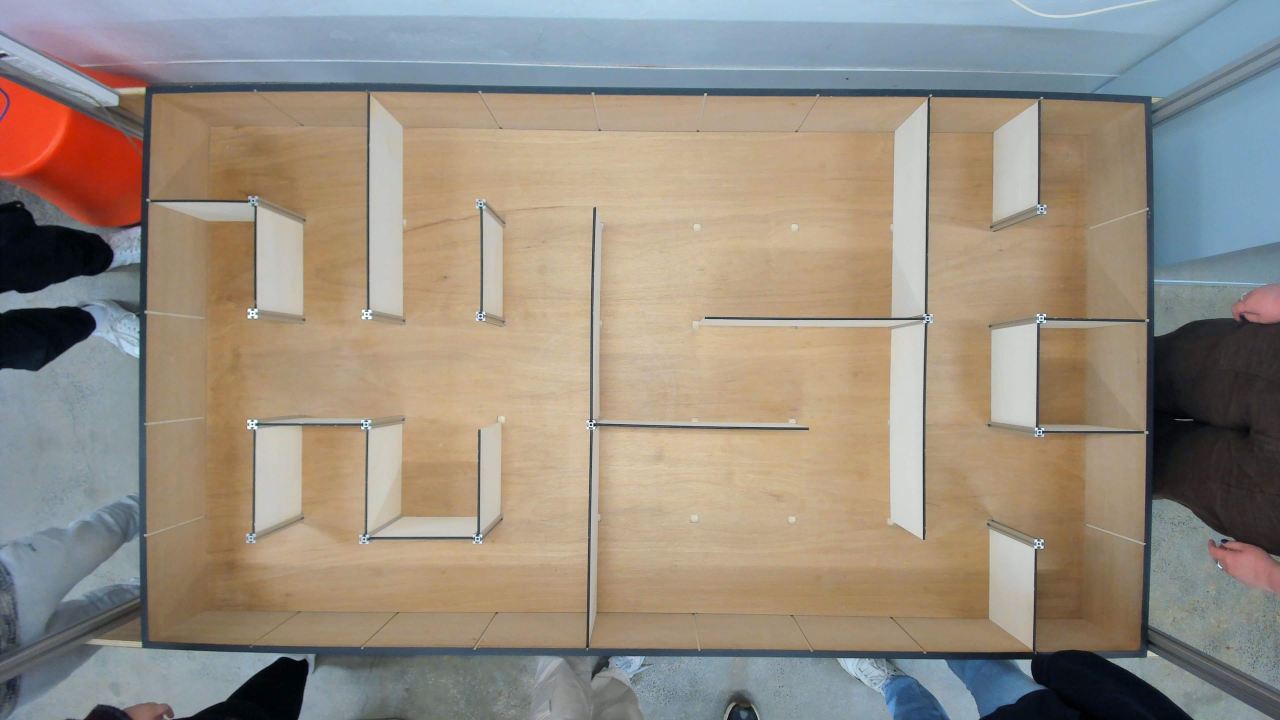
#> input picture comp_vision/maze_1.JPG, 3840 x 2160 px (shown at 1/3 size)
$ jupyter execute --allow-errors lab06.ipynb
#> lines starting #> are read from the running program, lines starting #| are printed output that depends on the picture; after the words box and inside, x2 and y2 are one past the last pixel; in counts of white or black regions, pixels touching at a corner belong together
### Parameters

Global variables go here:

[cell 1]
import cv2
import numpy as np
import random
import math
from matplotlib import pyplot as plt

image_file = "maze_1.JPG"

[cell 2]
# read in the image
image = cv2.imread(image_file)
#> image is the input picture: shape (2160, 3840, 3); mean B, G, R 129.4, 141.8, 151.4
# plt.imshow(image)
# plt.show()

# Image transform to square it up
# [x,y]
top_left = [430, 250]
top_right = [3460, 280]
bottom_left = [420, 1950]
bottom_right = [3460, 1970]

og_corners = np.float32([top_left, top_right, bottom_left, bottom_right])

new_top_left = [0, 0]
new_top_right = [3000, 0]
new_bottom_left = [0, 1800]
new_bottom_right = [3000, 1800]
new_corners = np.float32([new_top_left, new_top_right, new_bottom_left, new_bottom_right])

rotation_matrix = cv2.getPerspectiveTransform(og_corners, new_corners)

# Apply the perspective transform
squared_image = cv2.warpPerspective(image, rotation_matrix, (3000, 1800))
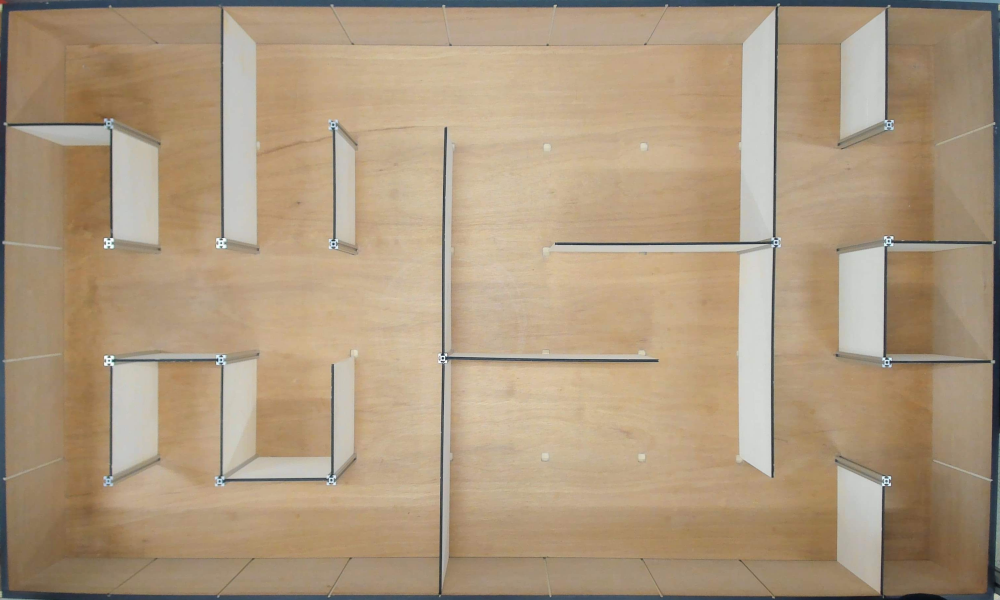
#> squared_image: shape (1800, 3000, 3) (shown at 1/3 size); mean B, G, R 126.3, 152.7, 173.5

fig, (ax1, ax2) = plt.subplots(figsize = (9,5), ncols = 2)
ax1.imshow(image, cmap = 'gray'), ax1.set_title("Original")
ax2.imshow(squared_image, cmap = 'gray'), ax2.set_title("Perspective transformed")
plt.show()
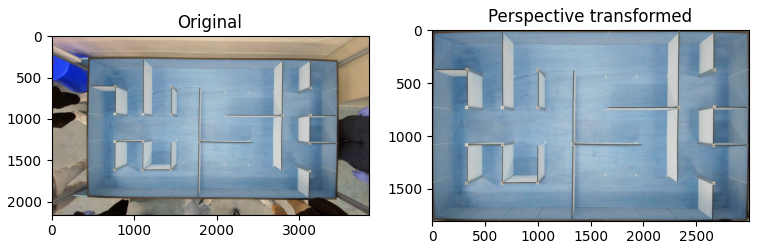
#> figure drawn by matplotlib, 2 panels; B, G, R data is drawn as R, G, B

# cv2.imwrite('squared_image.jpg', squared_image)

#### Image Manipulation
This section is for getting the image in a format where the path planning can commence.

[cell 3]
# [7 lines of commented-out code are left out]

low_H = 0 #/179
high_H = 98 #/179
low_S = 38 #/255
high_S = 180 #/255
low_V = 84 #/255
high_V = 255 #/255

#convert source image to HSV color mode
hsv_image = cv2.cvtColor(squared_image, cv2.COLOR_BGR2HSV)
#> hsv_image: shape (1800, 3000, 3); mean H, S, V 22.1, 73.2, 174.5

#define the range for HSV values
hsv_low = np.array([low_H, low_S, low_V], np.uint8)
hsv_high = np.array([high_H, high_S, high_V], np.uint8)

#create mask for the specified HSV range
hsv_mask = cv2.inRange(hsv_image, hsv_low, hsv_high)
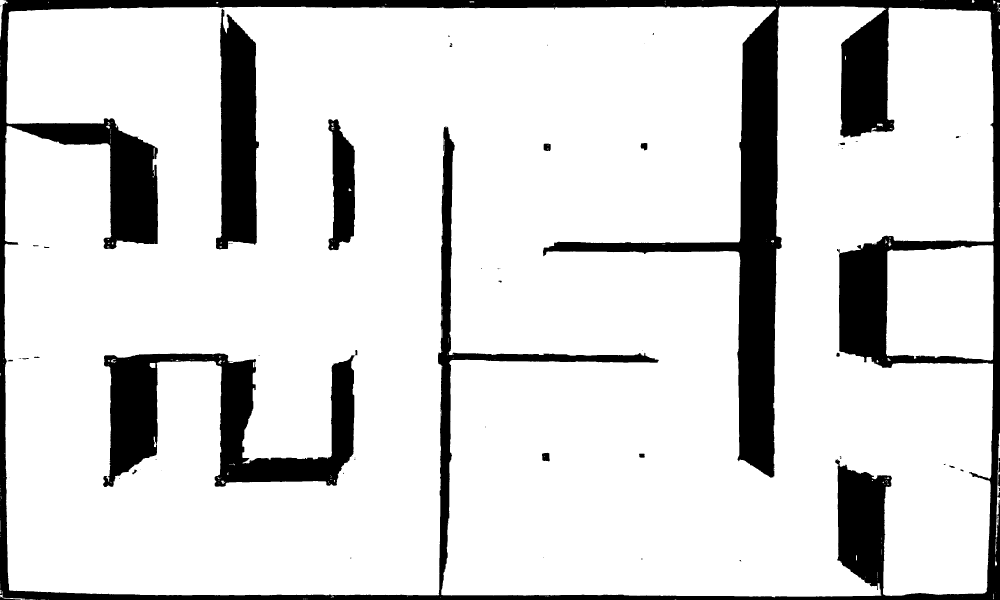
#> hsv_mask: shape (1800, 3000) (shown at 1/3 size); 84.7% white; 121 black regions (92 under 20 px), largest, box (x1, y1, x2, y2) and area: (0, 0, 3000, 1800) 608675, (309, 1060, 1064, 1461) 123353, (648, 26, 777, 748) 68606

# masking HSV value selected color becomes black
maze_mask = cv2.cvtColor(hsv_mask, cv2.COLOR_GRAY2BGR)

# Homography
# closing_kernel = np.ones((5,5), np.uint8)
# closed_image = cv2.morphologyEx(maze_mask, cv2.MORPH_CLOSE, closing_kernel)

dilation= np.ones((4,4), np.uint8) # kernel size 3
closed_image = cv2.dilate(maze_mask, dilation, iterations = 2)
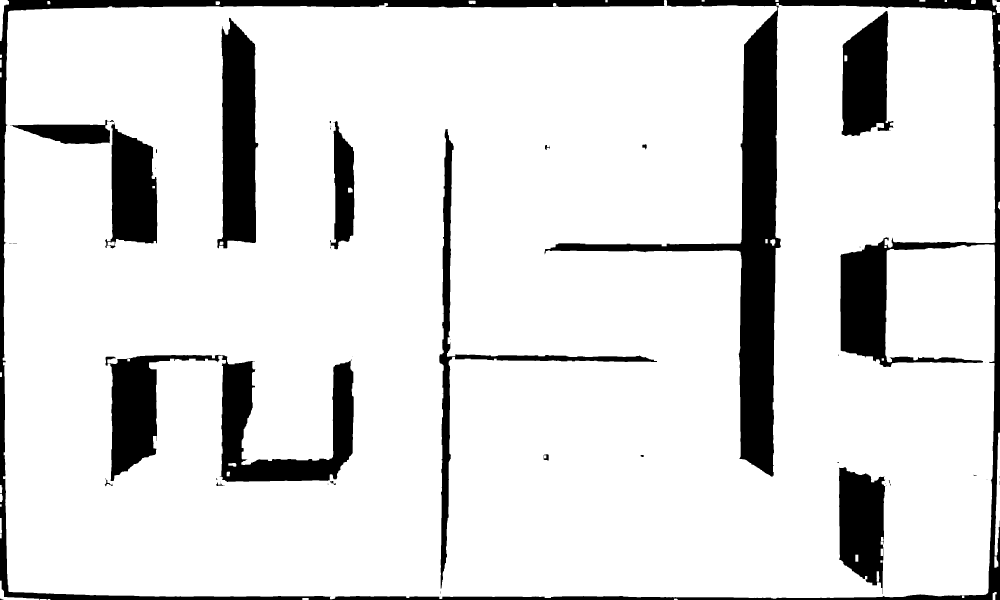
#> closed_image: shape (1800, 3000, 3) (shown at 1/3 size); 86.9% white; 51 black regions (31 under 20 px), largest, box (x1, y1, x2, y2) and area: (0, 0, 3000, 1800) 347263, (316, 1064, 1061, 1446) 107056, (652, 53, 775, 745) 62550

erosion = np.ones((2,2), np.uint8) # kernel size 3
closed_image = cv2.erode(closed_image, erosion, iterations = 2)
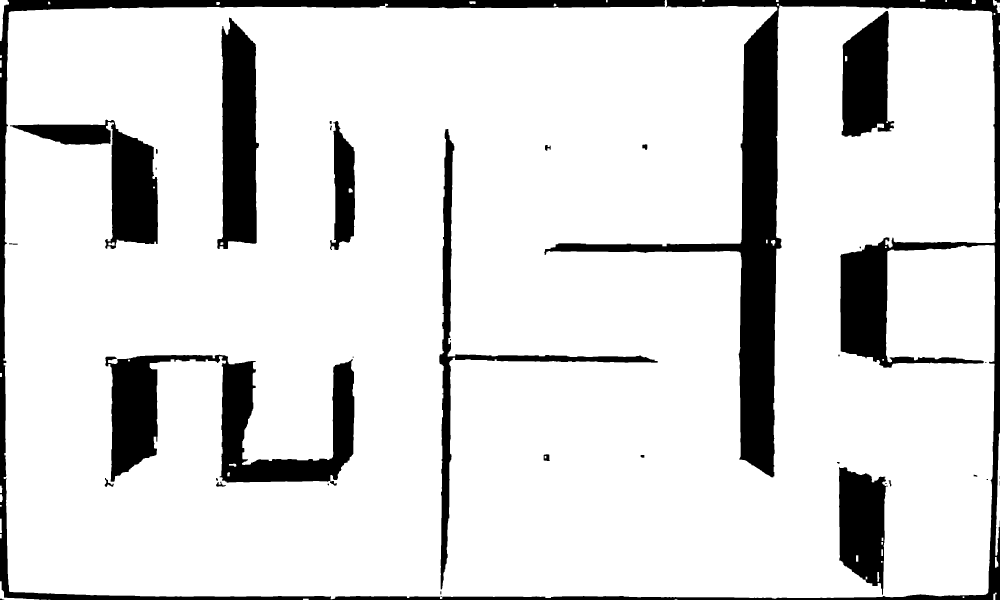
#> closed_image: shape (1800, 3000, 3) (shown at 1/3 size); 86.2% white; 42 black regions (14 under 20 px), largest, box (x1, y1, x2, y2) and area: (0, 0, 3000, 1800) 366516, (316, 1064, 1063, 1448) 111586, (652, 53, 777, 747) 64394

fig, (ax1, ax2) = plt.subplots(figsize = (9,5), ncols = 2)
ax1.imshow(maze_mask, cmap = 'gray'), ax1.set_title("Original")
ax2.imshow(closed_image, cmap = 'gray'), ax2.set_title("Closed")
plt.show()

$ run again, with comp_vision/maze_10.JPG copied over comp_vision/maze_1.JPG
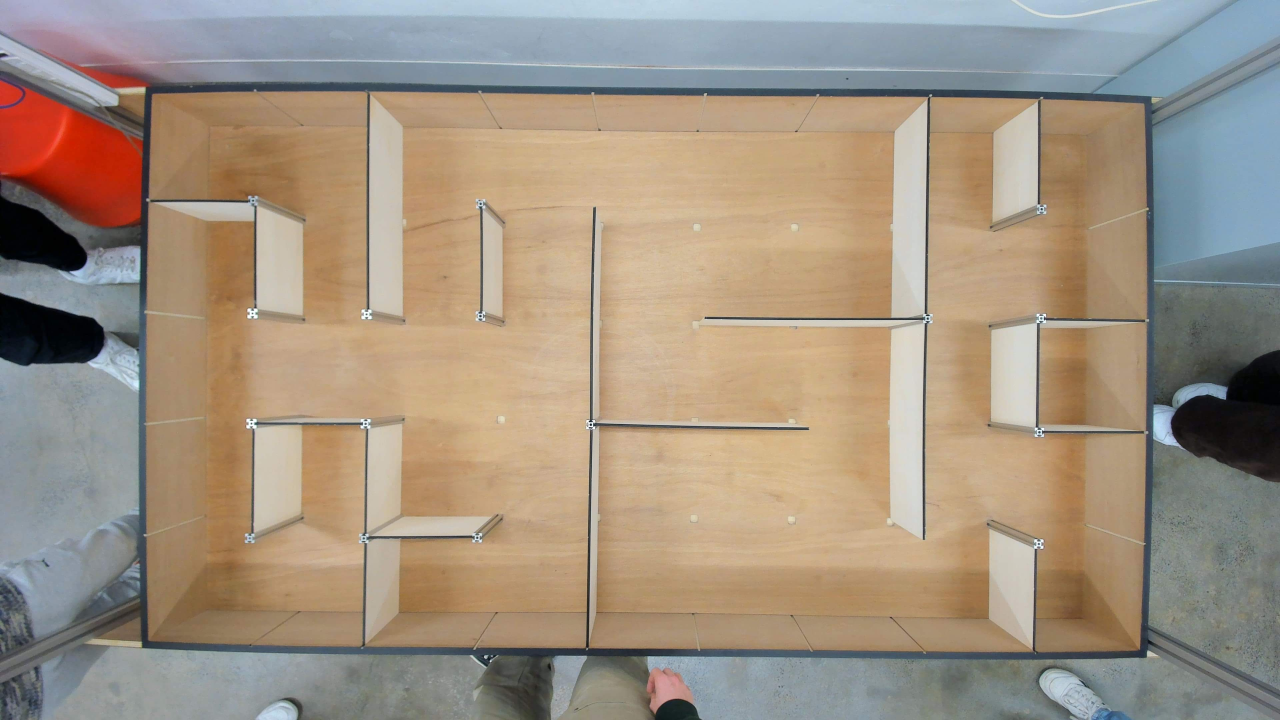
#> input picture comp_vision/maze_10.JPG, 3840 x 2160 px (shown at 1/3 size)
#> image is the input picture: shape (2160, 3840, 3); mean B, G, R 129.3, 146.1, 160.7
#> hsv_image: shape (1800, 3000, 3); mean H, S, V 20, 83.3, 181.4
#> `hsv_mask = cv2.inRange(hsv_image, hsv_low, hsv_high)`:
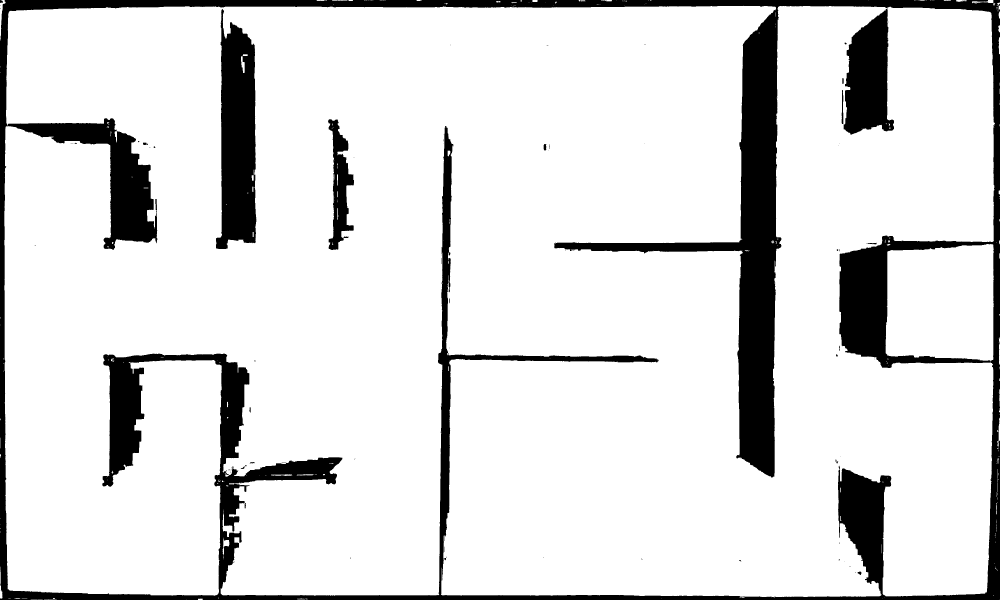
#> hsv_mask: shape (1800, 3000) (shown at 1/3 size); 86.7% white; 109 black regions (86 under 20 px), largest, box (x1, y1, x2, y2) and area: (0, 0, 3000, 1800) 596646, (648, 27, 769, 747) 64238, (2531, 25, 2682, 404) 39032
#> `closed_image = cv2.erode(closed_image, erosion, iterations = 2)`:
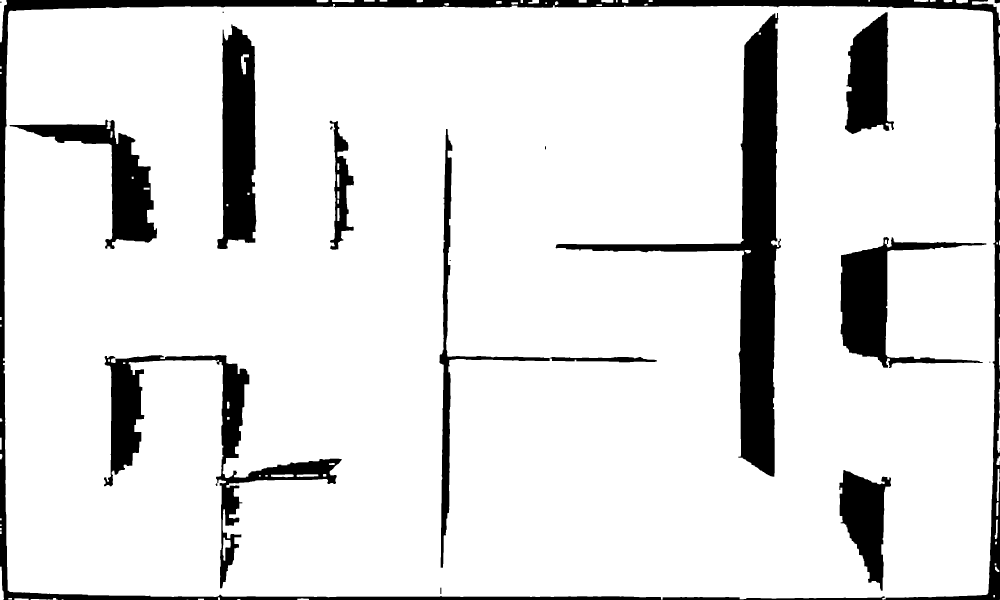
#> closed_image: shape (1800, 3000, 3) (shown at 1/3 size); 88.4% white; 21 black regions (5 under 20 px), largest, box (x1, y1, x2, y2) and area: (0, 0, 3000, 1800) 147997, (1667, 39, 2343, 1430) 144536, (312, 1065, 1025, 1765) 71496

$ run again, with comp_vision/maze_2.JPG copied over comp_vision/maze_1.JPG
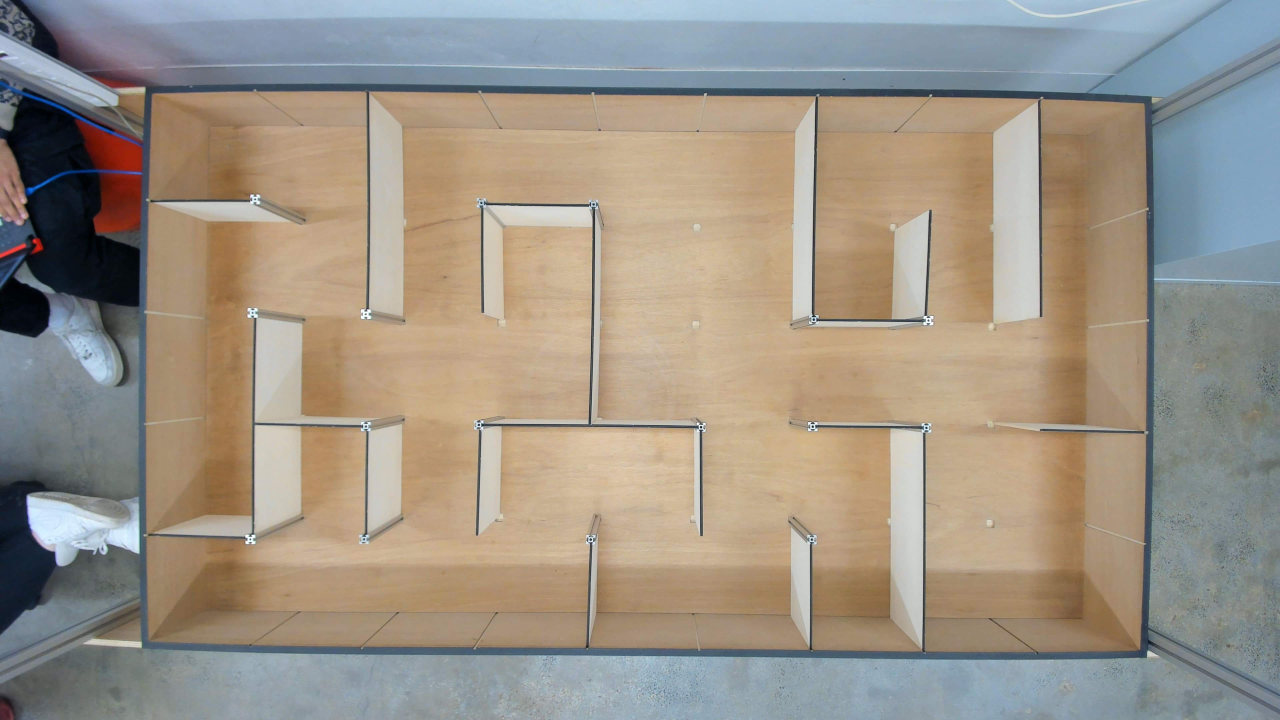
#> input picture comp_vision/maze_2.JPG, 3840 x 2160 px (shown at 1/3 size)
#> image is the input picture: shape (2160, 3840, 3); mean B, G, R 135.2, 147.5, 156.6
#> hsv_image: shape (1800, 3000, 3); mean H, S, V 20.9, 74.6, 178.3
#> `hsv_mask = cv2.inRange(hsv_image, hsv_low, hsv_high)`:
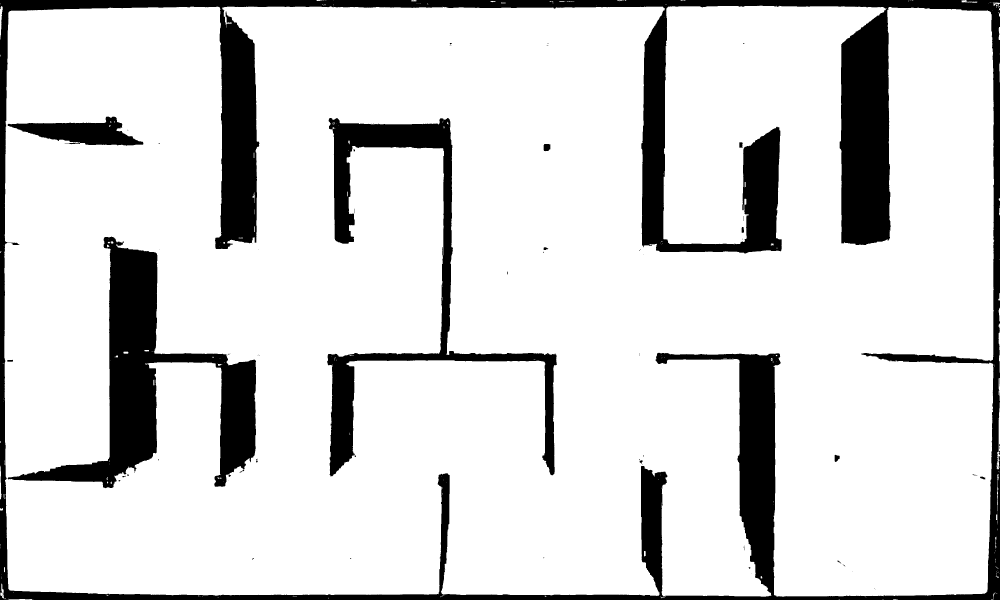
#> hsv_mask: shape (1800, 3000) (shown at 1/3 size); 85.2% white; 116 black regions (97 under 20 px), largest, box (x1, y1, x2, y2) and area: (0, 0, 3000, 1800) 533877, (23, 710, 768, 1465) 144492, (981, 354, 1671, 1429) 99805
#> `closed_image = cv2.erode(closed_image, erosion, iterations = 2)`:
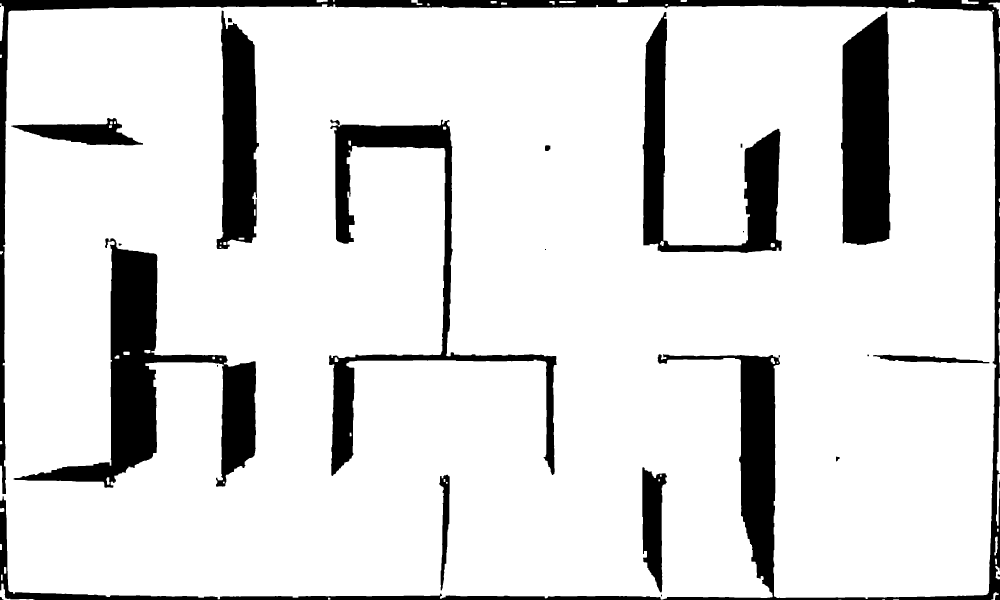
#> closed_image: shape (1800, 3000, 3) (shown at 1/3 size); 86.7% white; 25 black regions (5 under 20 px), largest, box (x1, y1, x2, y2) and area: (0, 0, 3000, 1800) 220551, (41, 715, 768, 1463) 134185, (2523, 35, 2671, 735) 89827
